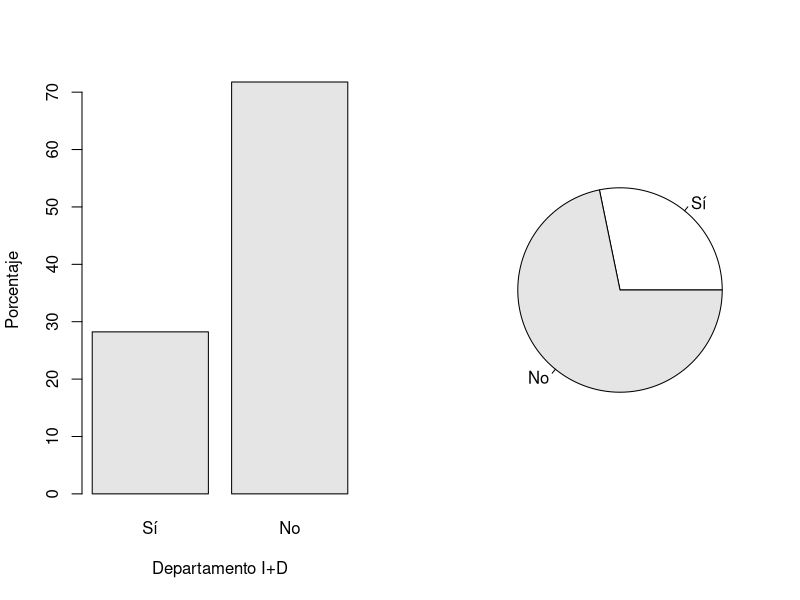
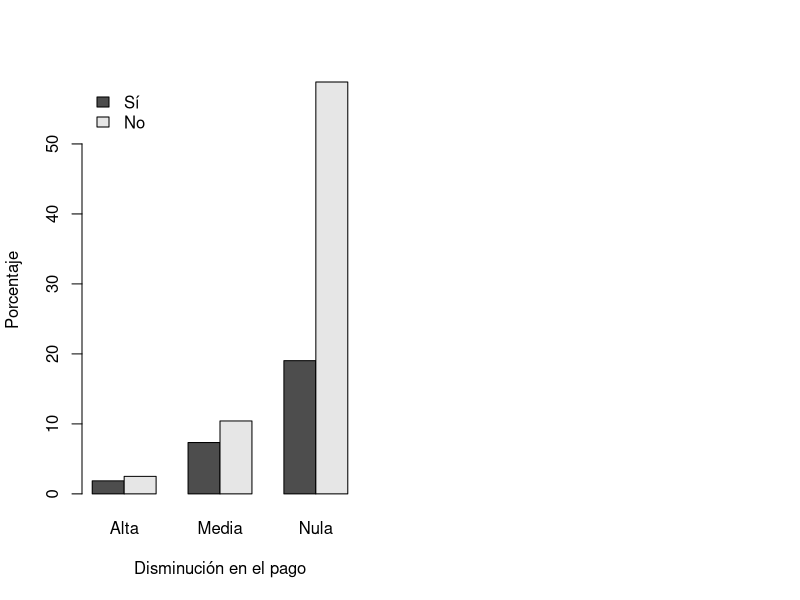
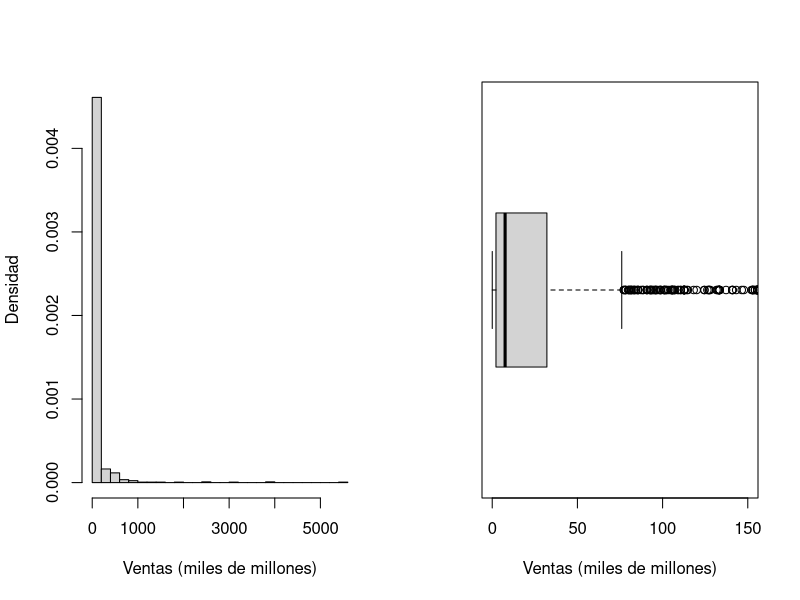
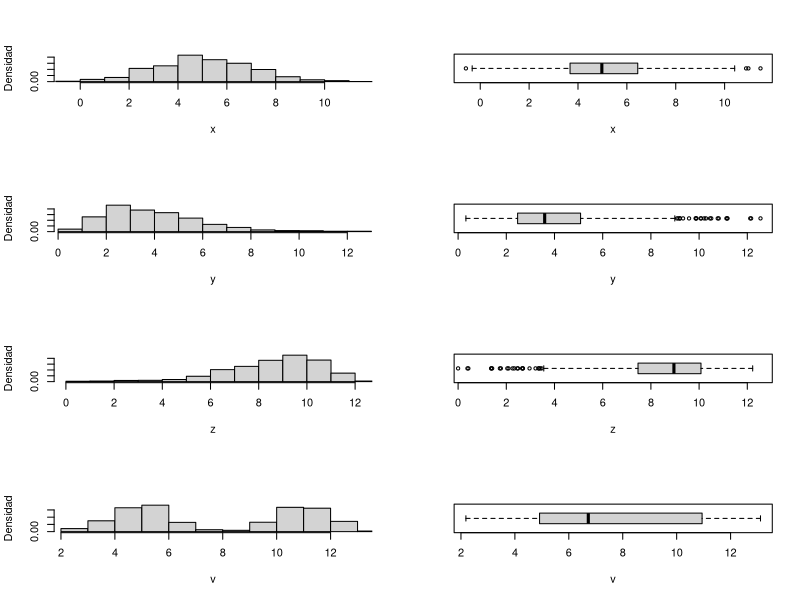

Reproduce these figures in R, in order. (Note: this script raises an error after producing the figures.)
## ---- chunk 1
knitr::opts_chunk$set(echo = TRUE)
## ---- chunk 2
# IMPORTANTE: no olvide cambiar este directorio
setwd("C:/Users/Juan Camilo/Dropbox/UN/probabilidad_estadistica/")
# importar datos
EDIT <- read.table(file = "EDIT.txt", header = TRUE)
# tamaño de la muestra
n <- nrow(EDIT)
# tabla de frecuencias relativas
tabla <- 100*table(EDIT$ID)/n
names(tabla) <- c("Sí","No")
print(round(x = addmargins(tabla), digits = 2))
# diagramas
par(mfrow = c(1,2))
barplot(height = tabla, xlab = "Departamento I+D", ylab = "Porcentaje", col = "gray90")
pie(x = tabla, col = c("white", "gray90"))
## ---- chunk 3
# tabla de frecuencias relativas
tabla <- round(100*table(EDIT$ID, EDIT$Disminucion)/n, 3)
rownames(tabla) <- c("Sí","No")
colnames(tabla) <- c("Alta","Media","Nula")
print(round(x = addmargins(tabla), digits = 2))
# diagrama de barras
barplot(height = tabla, xlab = "Disminución en el pago", ylab = "Porcentaje",
        legend.text = TRUE, beside = TRUE, 
        args.legend = list(x = "topleft", bty = "n"))
## ---- chunk 4
# medidas de tendencia y localizacion
summary(EDIT$Ventas)
# diagramas
par(mfrow = c(1,2))
hist(x = EDIT$Ventas, freq = FALSE, nclass = 25,
     xlab = "Ventas (miles de millones)", ylab = "Densidad", main = "")
boxplot(x = EDIT$Ventas, horizontal = TRUE, xlab = "Ventas (miles de millones)", 
        ylim = c(0,150))
## ---- chunk 5
# importar datos
# recuerden actualizar el directorio de trabajo
datos <- read.table(file = "sinteticos.txt", header = TRUE)
# medidas de tendencia y localización
summary(datos)
## ---- chunk 6
# histogramas y diagramas de caja
par(mfrow = c(4,2))
hist(x = datos$x, freq = FALSE, xlab = "x", ylab = "Densidad", main = "", xlim = range(datos$x))
boxplot(x = datos$x,  horizontal = TRUE, xlab = "x", ylim = range(datos$x))
hist(x = datos$y, freq = FALSE, xlab = "y", ylab = "Densidad", main = "", xlim = range(datos$y))
boxplot(x = datos$y,  horizontal = TRUE, xlab = "y", ylim = range(datos$y))
hist(x = datos$z, freq = FALSE, xlab = "z", ylab = "Densidad", main = "", xlim = range(datos$z))
boxplot(x = datos$z,  horizontal = TRUE, xlab = "z", ylim = range(datos$y))
hist(x = datos$v, freq = FALSE, xlab = "v", ylab = "Densidad", main = "", xlim = range(datos$v))
boxplot(x = datos$v,  horizontal = TRUE, xlab = "v", ylim = range(datos$v))
## ---- chunk 7
knitr::include_graphics("01-sosacoverbook.png")
## ---- chunk 8
knitr::include_graphics("01-devorecoverbook.jpg")
## ---- chunk 9
knitr::include_graphics("01-navidicoverbook.png")
## ---- chunk 10
knitr::include_graphics("01-wackerlycoverbook.jpg")
